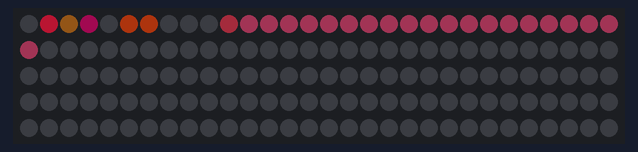
Bench run of a sketch on a simulated Arduino Uno, built with avr-gcc and run on an emulated ATmega328P. On the bench: 150 RGB LEDs in strip order, left to right, continuing on the next row. Dim RGB values are drawn brighter than linear; random numbers use the default seed unless the sketch sets one.

Above: at 3.92 s.
At 9.63 s:
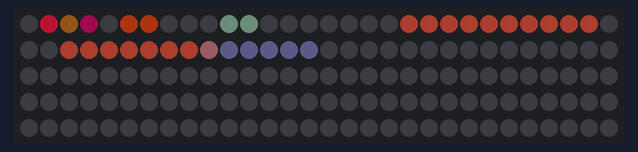
At 15.67 s:
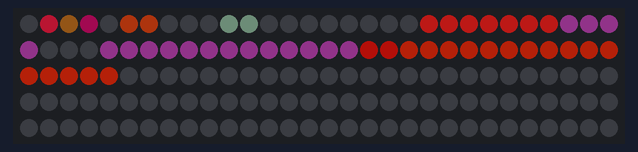
At 16.46 s:
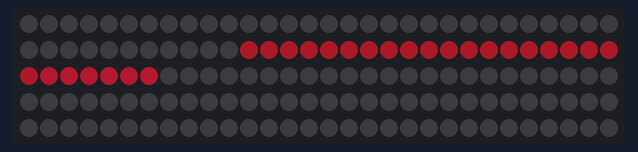
At 24.36 s:
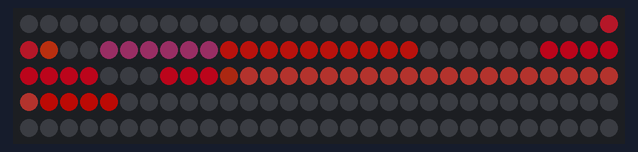
At 33.07 s:
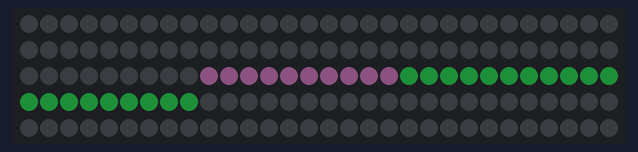

The sketch:

singlepixel.ino
```cpp
#include <Adafruit_NeoPixel.h>
#ifdef __AVR__
  #include <avr/power.h>
#endif

#define PIN 6
#define LEDS 150
#define LINE_LENGTH 20

// Parameter 1 = number of pixels in strip
// Parameter 2 = Arduino pin number (most are valid)
// Parameter 3 = pixel type flags, add together as needed:
//   NEO_KHZ800  800 KHz bitstream (most NeoPixel products w/WS2812 LEDs)
//   NEO_KHZ400  400 KHz (classic 'v1' (not v2) FLORA pixels, WS2811 drivers)
//   NEO_GRB     Pixels are wired for GRB bitstream (most NeoPixel products)
//   NEO_RGB     Pixels are wired for RGB bitstream (v1 FLORA pixels, not v2)
//   NEO_RGBW    Pixels are wired for RGBW bitstream (NeoPixel RGBW products)
Adafruit_NeoPixel strip = Adafruit_NeoPixel(LEDS, PIN, NEO_GRB + NEO_KHZ800);

// IMPORTANT: To reduce NeoPixel burnout risk, add 1000 uF capacitor across
// pixel power leads, add 300 - 500 Ohm resistor on first pixel's data input
// and minimize distance between Arduino and first pixel.  Avoid connecting
// on a live circuit...if you must, connect GND first.

int line[10]={0,0,0,0,0,0,0,0,0,0};
int line_end = 0;
int tick = 0;
int MAX_TICK = LEDS + 2 * LINE_LENGTH;


void setup() {
  strip.begin();
  strip.show(); // Initialize all pixels to 'off'
}

void loop() {
  next();
  randomLine(tick);
  delay(150);
  removeLine(tick);
  delay(150);
  whiteFlash(tick);
}

void next() {
  if (tick >= MAX_TICK) {
    tick = 0;
    return;
  }
  tick++;
}

void randomLine(int tick) {
  int index = random(floor(tick/2), tick);
  int u = index + LINE_LENGTH;
  // color
  uint32_t color = strip.Color(
    random(2, 80),
    random(2, 20),
    random(2, 20),
    0
  );
  for (;index < u; index++){
    strip.setPixelColor(index, color);
  }
  strip.show();
}

void removeLine(int tick) {
  int index = random(floor(tick/2), tick);
  int u = index + 3;
  for (;index < u; index++){
    strip.getPixelColor(index);
    strip.setPixelColor(index, 0);
  }
  strip.show();
}

void whiteFlash(int tick) {
  uint16_t j;
  if (tick % 50 > 0) {
    return;
  }
  for(j=0; j<10; j++) { // 5 cycles of all colors on wheel
    setAllTo(j * 2);
    strip.show();
  }
  for(j=0; j<11; j++) { // 5 cycles of all colors on wheel
    setAllTo(20 - j * 2);
    strip.show();
  }
  delay(150);
}

void setAllTo(uint8_t val) {
  uint16_t i;
  uint32_t color = strip.Color(val, val, val, 0);
  for(i=0; i< strip.numPixels(); i++) {
    strip.setPixelColor(i, color);
  }
}

// Input a value 0 to 255 to get a color value.
// The colours are a transition r - g - b - back to r.
uint32_t Wheel(byte WheelPos) {
  WheelPos = 255 - WheelPos;
  if(WheelPos < 85) {
    return strip.Color(255 - WheelPos * 3, 0, WheelPos * 3,0);
  }
  if(WheelPos < 170) {
    WheelPos -= 85;
    return strip.Color(0, WheelPos * 3, 255 - WheelPos * 3,0);
  }
  WheelPos -= 170;
  return strip.Color(WheelPos * 3, 255 - WheelPos * 3, 0,0);
}

uint8_t blue(uint32_t c) {
  return (c);
}

uint8_t red(uint32_t c) {
  return (c >> 8);
}

uint8_t green(uint32_t c) {
  return (c >> 16);
}
```
